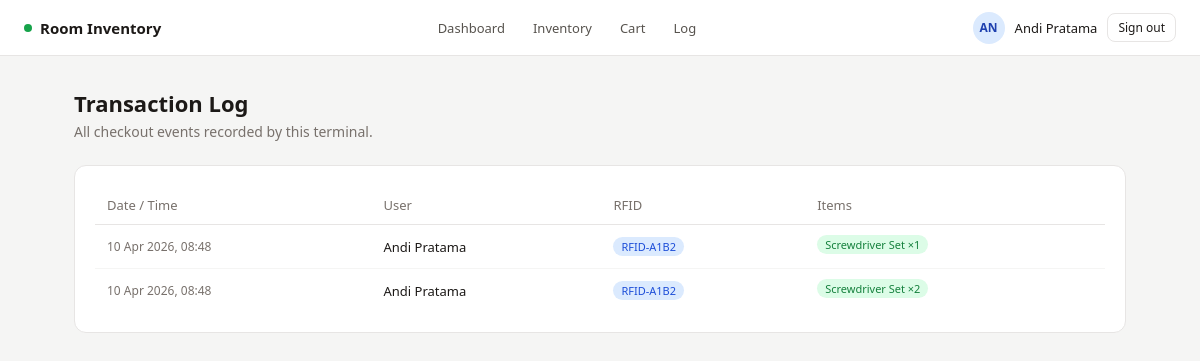
Screenshot of /log/ (signed in) with the database file from the repository.
### inventory/models.py (models this page shows, shortened)
class RFIDUser(models.Model):
    ROLE_CHOICES = [
        ('technician', 'Technician'),
        ('supervisor', 'Supervisor'),
        ('engineer', 'Engineer'),
        ('admin', 'Admin'),
    ]
    full_name = models.CharField(max_length=150)
    rfid_code = models.CharField(max_length=50, unique=True)  # e.g. "RFID-A1B2"
    role = models.CharField(max_length=20, choices=ROLE_CHOICES, default='technician')
    department = models.CharField(max_length=100)
    is_active = models.BooleanField(default=True)
    created_at = models.DateTimeField(auto_now_add=True)
    class Meta:
        verbose_name = "RFID User"
        ordering = ['full_name']

class Transaction(models.Model):
    rfid_user = models.ForeignKey(
        RFIDUser, on_delete=models.SET_NULL, null=True, related_name='transactions'
    )
    checked_out_at = models.DateTimeField(default=timezone.now)
    notes = models.TextField(blank=True)
    class Meta:
        ordering = ['-checked_out_at']

class TransactionItem(models.Model):
    transaction = models.ForeignKey(
        Transaction, on_delete=models.CASCADE, related_name='items'
    )
    product = models.ForeignKey(Product, on_delete=models.SET_NULL, null=True)
    quantity = models.PositiveIntegerField()
    product_name_snapshot = models.CharField(max_length=200)  # Preserve name if product deleted

### inventory/views.py (the view)
    def wrapper(request, *args, **kwargs):
        if not get_rfid_user(request):
            return redirect('rfid_login')
        return view_func(request, *args, **kwargs)

### inventory/views.py (called while the page is built)
def get_rfid_user(request):
    uid = request.session.get('rfid_user_id')
    if not uid:
        return None
    try:
        return RFIDUser.objects.get(pk=uid, is_active=True)
    except RFIDUser.DoesNotExist:
        return None

def rfid_required(view_func):
    def wrapper(request, *args, **kwargs):
        if not get_rfid_user(request):
            return redirect('rfid_login')
        return view_func(request, *args, **kwargs)
    return wrapper

def get_cart(request):
    return request.session.get('cart', {})   # {product_id: quantity}

@rfid_required
def transaction_log(request):
    rfid_user = get_rfid_user(request)
    transactions = Transaction.objects.select_related('rfid_user').prefetch_related('items').all()
    return render(request, 'inventory/transaction_log.html', {
        'rfid_user': rfid_user,
        'transactions': transactions,
        'cart_count': sum(get_cart(request).values()),
    })

### inventory/templates/inventory/transaction_log.html (shortened to what this page needs)
{% extends 'inventory/base.html' %}
{% block content %}
<div class="page-header">
  <h1>Transaction Log</h1>
  <p>All checkout events recorded by this terminal.</p>
</div>
<div class="card">
  {% if transactions %}
  <table class="table">
    <thead>
      <tr><th>Date / Time</th><th>User</th><th>RFID</th><th>Items</th></tr>
    </thead>
    <tbody>
      {% for t in transactions %}
      <tr>
        <td style="color: #78716c; white-space: nowrap; font-size: 12px;">
          {{ t.checked_out_at|date:"d M Y, H:i" }}
        </td>
        <td>{{ t.rfid_user.full_name }}</td>
        <td><span class="badge badge-blue">{{ t.rfid_user.rfid_code }}</span></td>
        <td>
          {% for item in t.items.all %}
            <span class="badge badge-green" style="margin-right: 4px; margin-bottom: 4px;">
              {{ item.product_name_snapshot }} ×{{ item.quantity }}
            </span>
          {% endfor %}
        </td>
      </tr>
      {% endfor %}
    </tbody>
  </table>
  {% else %}
    <div class="empty-state">No transactions recorded yet.</div>
  {% endif %}
</div>
{% endblock %}

### inventory/templates/inventory/base.html (shortened to what this page needs)
<!DOCTYPE html>
<html lang="en">
<head>
</head>
<body>
{% if rfid_user %}
<nav class="navbar">
  <div class="nav-brand">
    <span class="nav-dot"></span>
    Room Inventory
  </div>
  <div class="nav-links">
    <a href="{% url 'dashboard' %}">Dashboard</a>
    <a href="{% url 'inventory_list' %}">Inventory</a>
    <a href="{% url 'cart' %}">Cart{% if cart_count %} ({{ cart_count }}){% endif %}</a>
    <a href="{% url 'transaction_log' %}">Log</a>
  </div>
  <div class="nav-user">
    <div class="avatar">{{ rfid_user.full_name|slice:":2"|upper }}</div>
    <span>{{ rfid_user.full_name }}</span>
    <a href="{% url 'rfid_logout' %}" class="btn btn-sm">Sign out</a>
  </div>
</nav>
{% endif %}
<div class="container">
  {% block content %}{% endblock %}
</div>
</body>
</html>

### inventory/templates/inventory/base.html (style rules this page uses)
*, *::before, *::after { box-sizing: border-box; margin: 0; padding: 0; }
body { font-family: system-ui, -apple-system, sans-serif; background: #f5f5f4; color: #1c1917; min-height: 100vh; }
a { color: inherit; text-decoration: none; }
.navbar { background: #fff; border-bottom: 1px solid #e7e5e4; padding: 0 1.5rem; height: 56px; display: flex; align-items: center; justify-content: space-between; position: sticky; top: 0; z-index: 100; }
.nav-brand { font-weight: 600; font-size: 15px; display: flex; align-items: center; gap: 8px; }
.nav-dot { width: 8px; height: 8px; border-radius: 50%; background: #16a34a; }
.nav-links { display: flex; align-items: center; gap: 4px; }
.nav-links a { padding: 6px 12px; border-radius: 6px; font-size: 13px; color: #57534e; transition: background 0.15s; }
.nav-user { display: flex; align-items: center; gap: 10px; font-size: 13px; }
.avatar { width: 32px; height: 32px; border-radius: 50%; background: #dbeafe; color: #1e40af; display: flex; align-items: center; justify-content: center; font-size: 12px; font-weight: 600; }
.badge { display: inline-block; padding: 2px 8px; border-radius: 999px; font-size: 11px; font-weight: 500; }
.badge-green { background: #dcfce7; color: #15803d; }
.badge-blue { background: #dbeafe; color: #1d4ed8; }
.container { max-width: 1100px; margin: 0 auto; padding: 2rem 1.5rem; }
.page-header { margin-bottom: 1.5rem; }
.page-header h1 { font-size: 22px; font-weight: 600; }
.page-header p { color: #78716c; font-size: 14px; margin-top: 4px; }
.card { background: #fff; border: 1px solid #e7e5e4; border-radius: 12px; padding: 1.25rem; }
.btn { display: inline-flex; align-items: center; gap: 6px; padding: 8px 16px; border-radius: 8px; font-size: 13px; font-weight: 500; border: 1px solid #e7e5e4; background: #fff; cursor: pointer; transition: background 0.15s; color: #1c1917; }
.btn-sm { padding: 5px 10px; font-size: 12px; }
.table { width: 100%; border-collapse: collapse; font-size: 13px; }
.table th { text-align: left; padding: 10px 12px; font-weight: 500; color: #78716c; border-bottom: 1px solid #e7e5e4; }
.table td { padding: 10px 12px; border-bottom: 1px solid #f5f5f4; }
.table tr:last-child td { border: none; }

### rows the page displays
RFIDUser: full_name "AN", full_name "Andi Pratama"
Transaction: checked_out_at "10 Apr 2026, 08:48", rfid_user.full_name "Andi Pratama", rfid_user.rfid_code "RFID-A1B2"
TransactionItem: product_name_snapshot "Screwdriver Set", quantity "1"
Transaction: checked_out_at "10 Apr 2026, 08:48", rfid_user.full_name "Andi Pratama", rfid_user.rfid_code "RFID-A1B2"
TransactionItem: product_name_snapshot "Screwdriver Set", quantity "2"
